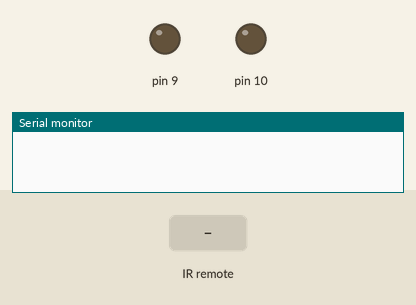
Recording of a sketch running on a simulated Arduino Uno, built with avr-gcc and run on an emulated ATmega328P. On the bench: output pins drawn as LEDs (lit = HIGH), the last lines printed to the serial monitor. The inputs (shaded band) are chosen by the test bench.

Above: at 1.2 s.
1.3 s: infrared code 0xFE10EF received
2.8 s: infrared code 0xFE10EF received
At 4.0 s:
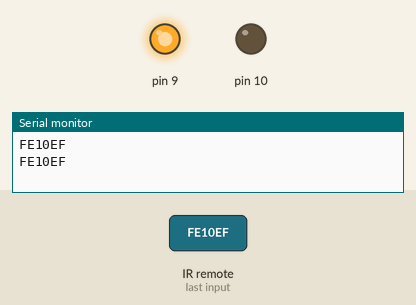
4.3 s: infrared code 0xFE906F received
5.8 s: infrared code 0xFE906F received
At 6.5 s:
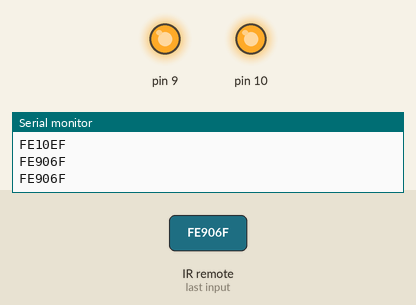
Timing chart, 0 to 8.3 s (numbered marks = the images above; inputs shaded):
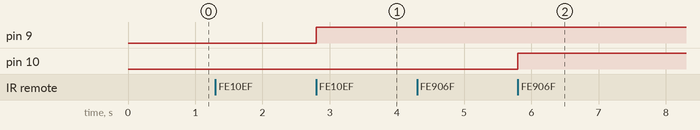

The sketch:

IR_Remote.ino
```cpp
boolean red_led_state = 0, green_led_state = 0;

#include <IRremote.h>

// Define sensor pin
const int RECV_PIN = 4;

// Define IR Receiver and Results Objects
IRrecv irrecv(RECV_PIN);
decode_results results;


void setup() {

  pinMode(9, OUTPUT);
  pinMode(10, OUTPUT);

  // Serial Monitor @ 9600 baud
  Serial.begin(9600);
  // Enable the IR Receiver
  irrecv.enableIRIn();
}

void loop() {
  if (irrecv.decode(&results)) {
    // Print Code in HEX
    Serial.println(results.value, HEX);

    switch (results.value) {
      case 0xFE10EF: //Red Keypad Button
        digitalWrite(9, red_led_state);
        red_led_state = !red_led_state;
        break;
      case 0xFE906F: //Red Keypad Button
        digitalWrite(10, green_led_state);
        green_led_state = !green_led_state;
        break;
      default:
        break;

    }
    irrecv.resume();
  }
}
```

Measured:
- after the input at 2.8 s, pin 9: LOW → HIGH at once
- after the input at 5.8 s, pin 10: LOW → HIGH at once
